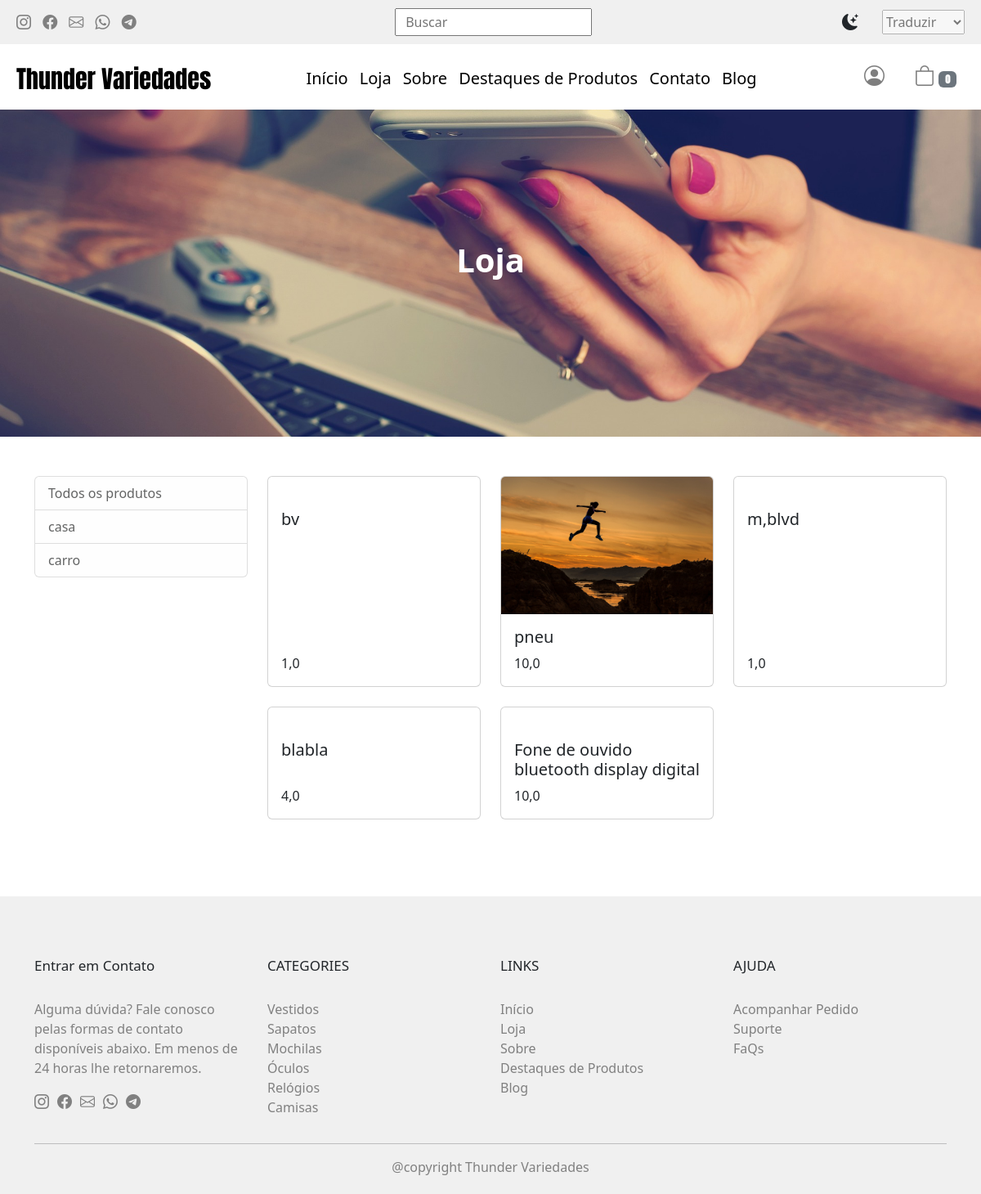
Page /produtos/ on the earlier database version.
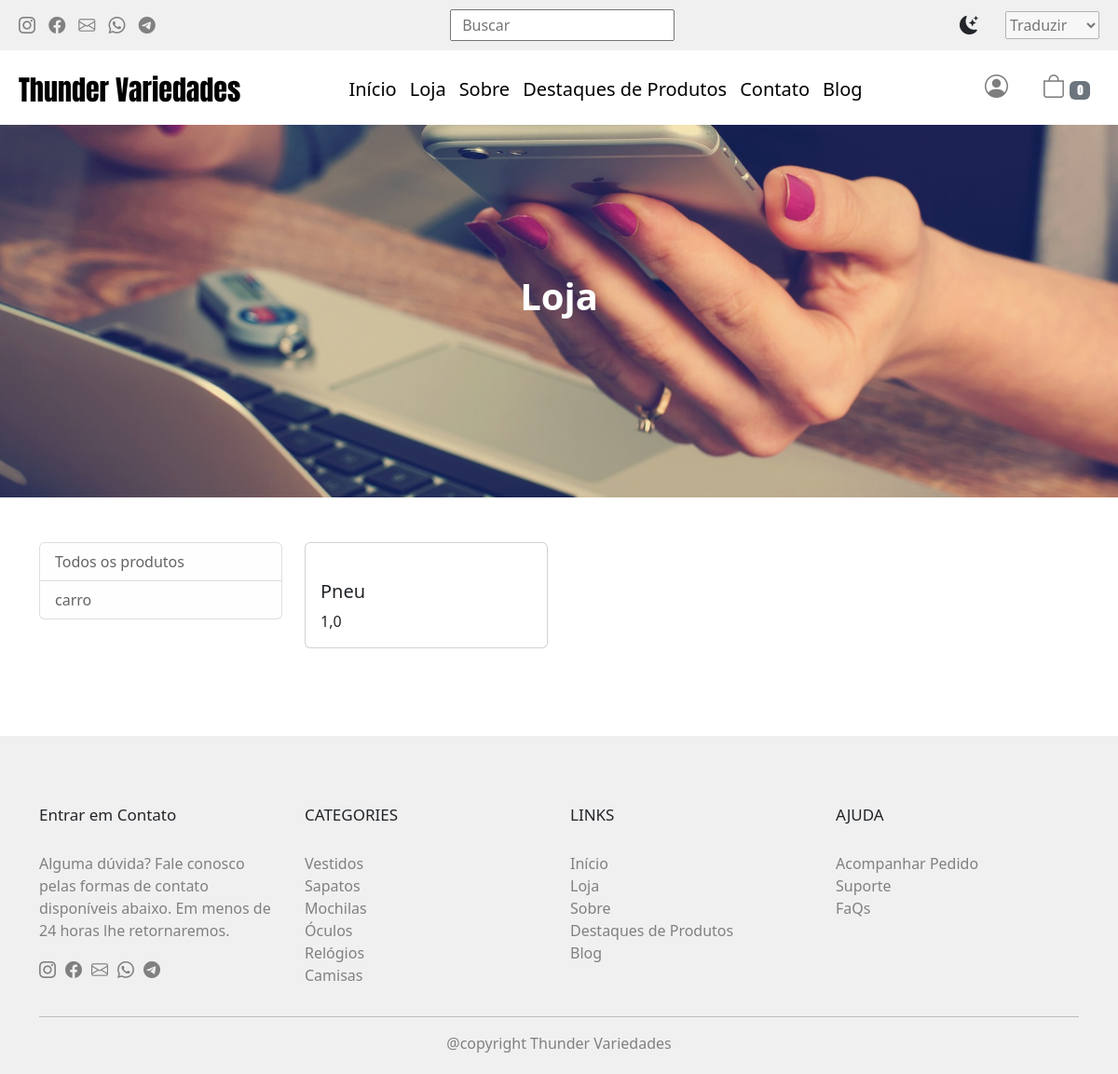
Same page on the later database version.
### products/models.py (models this page shows, shortened)
class Category(TimeStampedModel):
    name = models.CharField(max_length=250, unique=True)
    slug = AutoSlugField(unique=True, populate_from='name', always_update=False)

class Product(TimeStampedModel):
    category = models.ForeignKey(
        Category, related_name='products', on_delete=models.CASCADE
    )
    name = models.CharField(max_length=250, blank=False)
    slug = AutoSlugField(unique=True, populate_from='name', always_update=False)
    image = models.ImageField(upload_to='products/%Y/%m/%d', blank=True, default='no_image')
    price = models.FloatField(max_length=10, blank=False)
    description = models.TextField()
    featured = models.BooleanField(default=False)
    is_available = models.BooleanField(default=True)

### products/views.py (the view)
# urls.py: path('produtos/', ProductsPageView.as_view(), name='products'),
class ProductsPageView(ListView):
    paginate_by = 9
    queryset = Product.objects.filter(is_available=True).order_by('-modified')
    context_object_name = 'products'
    template_name = 'store.html'
    def get_context_data(self, **kwargs):
        context = super().get_context_data(**kwargs)
        context['categories'] = Category.objects.all().order_by('-modified')
        return context

### templates/store.html (shortened to what this page needs)
{% extends 'base.html' %}
{% load static %}
{% block content %}
<main>
  <div class="top-banner">
    <h2>Loja</h2>
  </div>
  <div class="container my-5">
    <div class="row">
      <div class="col-4 col-md-3">
        <ul class="list-group mb-3 mb-lg-0">
          <a class="text-decoration-none list-group-item list-group-item-light" href="{% url 'products:products' %}">
            Todos os produtos
          </a>
          {% for category in categories %}
          <a class="text-decoration-none list-group-item list-group-item-light" href="{% url 'products:filter_products' category.slug %}">{{ category.name }}</a>
          {% endfor %}
        </ul>
      </div>
      <div class="col-8 col-md-9">
        <div class="row">
          {% for merchandise in products %}
          <div class="col-sm-12 col-md-6 col-lg-4 mb-4">
            <div class="card h-100">
              <a href="{% url 'products:product_detail' merchandise.slug %}">
                <img class="card-img-top" src="{{ merchandise.image.url }}" alt="">
              </a>
              <div class="card-body d-flex flex-column justify-content-between">
                <a class="text-decoration-none text-dark" href="{% url 'products:product_detail' merchandise.slug %}">
                  <h5 class="card-title">{{ merchandise.name }}</h5>
                </a>
                <a class="text-decoration-none text-dark" href="{% url 'products:product_detail' merchandise.slug %}">
                  <p class="card-text font-weight-bold">{{ merchandise.price }}</p>
                </a>
              </div>
            </div>
          </div>
          {% endfor %}
        </div>
      </div>
    </div>
  </div>
</main>
{% include 'footer.html' %}
{% endblock content %}

### templates/base.html (shortened to what this page needs)
{% load static %}
{% load cart_tag %}
<!DOCTYPE html>
<html lang="pt-br">
  <head>
    <link rel="stylesheet" href="https://cdn.jsdelivr.net/npm/bootstrap-icons@1.10.2/font/bootstrap-icons.css">
    <link href="https://cdn.jsdelivr.net/npm/bootstrap@5.2.3/dist/css/bootstrap.min.css" rel="stylesheet">
    <link rel="stylesheet" href="{% static 'css/style.css' %}" type="text/css">
  </head>
  <body>
    <header id="all-desktop-header">
      <div class="desktop-header-top">
        <div class="topbar-icons">
          <a href=""><i class="bi bi-instagram"></i></a>
          <a href=""><i class="bi bi-facebook"></i></a>
          <a href="{% url 'page:contact' %}"><i class="bi bi-envelope"></i></a>
          <a href=""><i class="bi bi-whatsapp"></i></a>
          <a href=""><i class="bi bi-telegram"></i></a>
        </div>
        <form action="{% url 'products:search_results' %}" method="get">
            <input required="required" name="q" placeholder="  Buscar" class="search" type="search">
        </form>
        <div class="translateAndtheme">
          <div class="theme">
            <label for="ThemeChk">
              <li onclick=theme() class="bi bi-moon-stars-fill moon"></li>
            </label>
          </div>
          <select id="" name="">
            <option value="">Traduzir</option>
          </select>
        </div>
      </div>
      <div class="desktop-header">
        <span><a href="/">Thunder Variedades</a></span>
        <nav>
          <ul class="d-flex list-unstyled">
            <li><a href="{% url 'products:home' %}">Início</a></li>
            <li><a href="{% url 'products:products' %}">Loja</a></li>
            <li><a href="{% url 'page:about' %}">Sobre</a></li>
            <li><a href="{% url 'products:home' %}#featured-products">Destaques de Produtos</a></li>
            <li><a href="{% url 'page:contact' %}">Contato</a></li>
            <li><a href="{% url 'products:home' %}">Blog</a></li>
          </ul>
        </nav>
        <div>
          {% if user.is_authenticated %}
            {% if user.procfile_photo %}
            <a class="topbar-procfile-image" href="{% url 'page:config' user.id %}"><img src="{{user.procfile_photo.url}}" alt=""></a>
            {% else %}
              <a href="{% url 'page:config' user.id %}"><i class="bi bi-person-circle"></i></a>
            {% endif %}
          {% else %}
            <a href="{% url 'account_login' %}"><i class="bi bi-person-circle"></i></a>
          {% endif %}
          <a href="{% url 'cart:cart_detail' %}"><i class="bi bi-bag"></i><span class="badge bg-secondary">{{ request.session.cart|length }}</span></a>
        </div>
      </div>
    </header>
    {% block content %}
    {% endblock content %}
  </body>
</html>

### templates/footer.html
<footer>
  <div class="container">
    <div class="row">
      <div class="col-sm-12 col-lg-3">
        <h5>Entrar em Contato</h5>
        <p>Alguma dúvida? Fale conosco pelas formas de contato disponíveis abaixo. Em menos de 24 horas lhe retornaremos.</p>
        <ul class="social-midia list-unstyled d-flex">
          <li><a href=""><i class="bi bi-instagram"></i></a></li>
          <li><a href=""><i class="bi bi-facebook"></i></a></li>
          <li><a href="{% url 'page:contact' %}"><i class="bi bi-envelope"></i></a></li>
          <li><a href=""><i class="bi bi-whatsapp"></i></a></li>
          <li><a href=""><i class="bi bi-telegram"></i></a></li>
        </ul>
      </div>
      <div class="col-sm-12 col-lg-3">
        <h5>CATEGORIES</h5>
        <ul class="links-list list-unstyled">
          <li><a href="/produtos/categoria/vestidos">Vestidos</a></li>
          <li><a href="/produtos/categoria/sapatos">Sapatos</a></li>
          <li><a href="/produtos/categoria/mochilas">Mochilas</a></li>
          <li><a href="/produtos/categoria/olhos">Óculos</a></li>
          <li><a href="/produtos/categoria/braceletes">Relógios</a></li>
          <li><a href="/produtos/categoria/camisas">Camisas</a></li>
        </ul>
      </div>
      <div class="col-sm-12 col-lg-3">
        <h5>LINKS</h5>
        <ul class="links-list list-unstyled">
          <li><a href="{% url 'products:home' %}">Início</a></li>
          <li><a href="{% url 'products:products' %}">Loja</a></li>
          <li><a href="{% url 'page:about' %}">Sobre</a></li>
          <li><a href="{% url 'products:home' %}#featured-products">Destaques de Produtos</a></li>
          <li><a href="blog.html">Blog</a></li>
        </ul>
      </div>
      <div class="col-sm-12 col-lg-3">
        <h5>AJUDA</h5>
        <ul class="links-list list-unstyled">
          <li><a href="">Acompanhar Pedido</a></li>
          <li><a href="">Suporte</a></li>
          <li><a href="">FaQs</a></li>
        </ul>
      </div>
    </div>
    <hr>
    <p>@copyright Thunder Variedades</p>
  </div>
</footer>

### static/css/style.css (style rules this page uses)
*, *:before, *:after { margin: 0; padding: 0; box-sizing: border-box; list-style: none; }
a { cursor: pointer; text-decoration: none; color: #000; }
main { min-height: 70vh; }
#all-desktop-header { display: none; }
.badge { font-size: 12px; }
.translateAndtheme { margin-top: 25px; width: 150px; display: flex; justify-content: space-between; }
.theme { font-size: 20px; }
footer { background-color: #f0f0f0; margin-top: 70px; padding: 55px 20px 5px 20px;; }
footer p { color: gray }
footer p:last-child { text-align: center; }
footer h5 { margin: 20px 0 30px 0; font-size: 17px; }
footer .social-midia a { font-size: 18px; margin-right: 10px; color: gray; }
footer .links-list li a { color: gray; }
.top-banner { width: 100%; height: 400px; background-position: center; background-repeat: no-repeat; background-size: cover; background-image: url("../imgs/office.jpg"); }
.top-banner h2 { color: #FFF; font-size: 40px; text-align: center; padding-top: 160px; font-weight: bold; }
@media (min-width: 950px) { .desktop-header .badge { font-size: 12px; color: #fff; } }
@media (min-width: 1100px) { #all-desktop-header { display: block; } }
@media (min-width: 1100px) { .desktop-header-top { padding: 10px 20px; display: flex; justify-content: space-between; align-items: center; background-color: #f0f0f0; } }
@media (min-width: 1100px) { .desktop-header-top .search { padding: 3px; } }
@media (min-width: 1100px) { .desktop-header-top select { opacity: .5; } }
@media (min-width: 1100px) { .translateAndtheme { margin-top: 0; } }
@media (min-width: 1100px) { .desktop-header-top .topbar-icons a { font-size: 18px; margin-right: 10px; color: gray; } }
@media (min-width: 1100px) { .desktop-header { width: 100%; height: 80px; font-size: 25px; display: flex; justify-content: space-between; padding: 20px; } }
@media (min-width: 1100px) { .desktop-header span { font-family: 'Anton', sans-serif; color: #000; font-size: 30px; } }
@media (min-width: 1100px) { .desktop-header div a i { opacity: .5; padding: 5px; } }
@media (min-width: 1100px) { .desktop-header div a { padding: 10px; } }
@media (min-width: 1100px) { .desktop-header nav ul li { padding: 7px; font-size: 20px; font-weight: lighter; } }

Differences in the rows shown:
removed Category: name "casa"
removed Product: name "bv", price "1,0"
removed Product: name "m,blvd", price "1,0"
removed Product: name "blabla", price "4,0"
removed Product: name "Fone de ouvido bluetooth display digital", price "10,0"
changed Product: name "pneu" → "Pneu"; price "10,0" → "1,0"; image: picture removed
